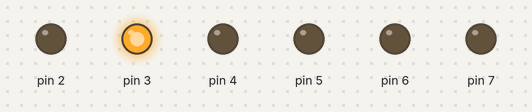
Bench run of a sketch on a simulated Arduino Uno, built with avr-gcc and run on an emulated ATmega328P. On the bench: output pins drawn as LEDs (lit = HIGH).

Above: at 0.5 s.
At 1.5 s:
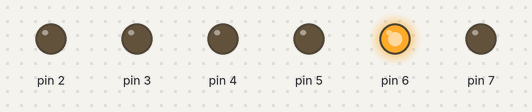
At 2.5 s:
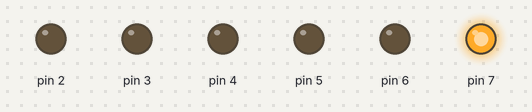
At 3.5 s:
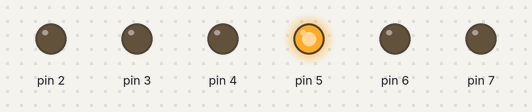
At 4.5 s:
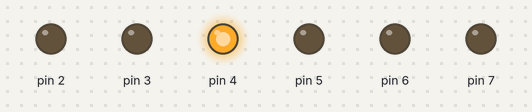
At 5.5 s:
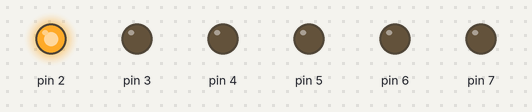
Timing chart, 0 to 7.8 s (numbered marks = the images above):
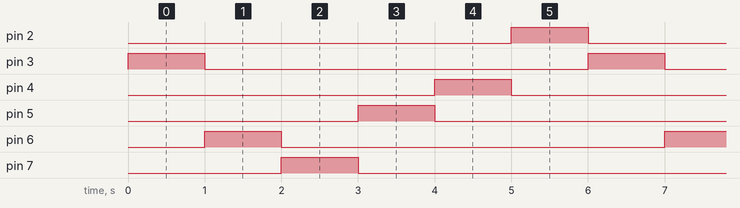

The sketch:

led_blnker.ino
```cpp
void setup()
{
  pinMode(3, OUTPUT);
  pinMode(6, OUTPUT);
  pinMode(7, OUTPUT);
  pinMode(5, OUTPUT);
  pinMode(4, OUTPUT);
  pinMode(2, OUTPUT);
}

void loop()
{
  digitalWrite(3, HIGH);
  delay(1000); // Wait for 1000 millisecond(s)
  digitalWrite(3, LOW);
  digitalWrite(6, HIGH);
  delay(1000); // Wait for 1000 millisecond(s)
  digitalWrite(6, LOW);
  digitalWrite(7, HIGH);
  delay(1000); // Wait for 1000 millisecond(s)
  digitalWrite(7, LOW);
  digitalWrite(5, HIGH);
  delay(1000); // Wait for 1000 millisecond(s)
  digitalWrite(5, LOW);
  digitalWrite(4, HIGH);
  delay(1000); // Wait for 1000 millisecond(s)
  digitalWrite(4, LOW);
  digitalWrite(2, HIGH);
  delay(1000); // Wait for 1000 millisecond(s)
  digitalWrite(2, LOW);
}
```

Measured:
- by itself, pin 2–7: alternates HIGH for 1.0 s and LOW for 5.0 s
- by itself, everything shown: repeats every 6.0 s, in 7 steps
